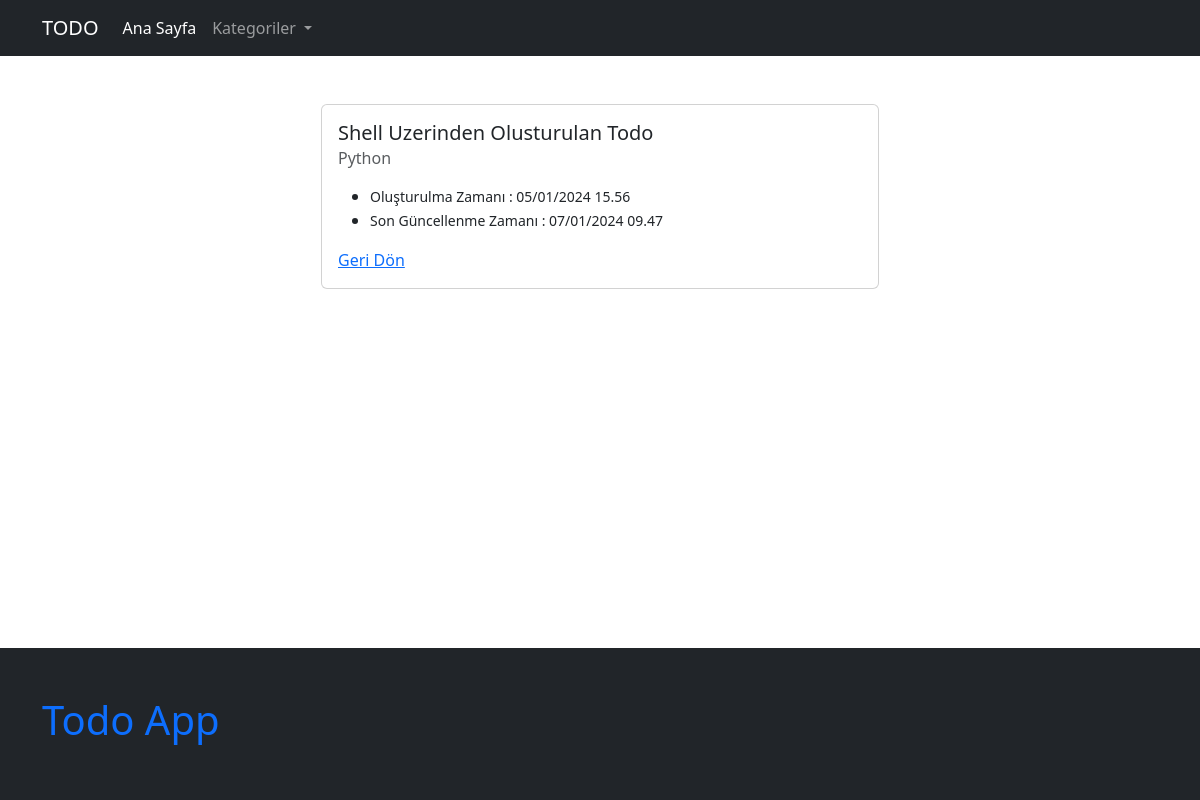
Screenshot of /todo/6/ with the database file from the repository.
### todo/models.py (models this page shows, shortened)
class Todo(models.Model):
    category = models.ForeignKey(
        Category,
        on_delete=models.SET_NULL,
        null=True,
    )  # SET_NULL dersek null=True ifadesini
    title = models.CharField(max_length=200)
    content = models.TextField(blank=True, null=True)
    is_active = models.BooleanField(default=False)
    created_at = models.DateTimeField(auto_now_add=True)
    updated_at = models.DateTimeField(auto_now=True)

class Category(models.Model):
    title = models.CharField(max_length=200)
    slug = AutoSlugField(populate_from="title", unique=True)
    is_active = models.BooleanField(default=False)
    def __str__(self):
        return self.title

### todo/views.py (the view)
# urls.py: path("todo/<int:id>/", todo_detail_view, name="todo_detail_view"),
def todo_detail_view(request, id):
    todo = get_object_or_404(Todo, pk=id)
    context = dict(
        todo=todo,
    )
    return render(request, "todo/todo_detail.html", context)

### config/project_context_processors.py (called while the page is built)
def global_category_context(request):
    return dict(global_categories=Category.objects.filter(is_active=True))

### todo/templates/todo/todo_detail.html (shortened to what this page needs)
{% extends 'core/base.html' %}
{% block container %}
<div class="col-sm-6 offset-sm-3">
    <div class="card">
        <div class="card-body">
            <h5 class="card-title">{{ todo.title }}</h5>
            <h6 class="card-subtitle mb-2 text-body-secondary">{{ todo.category }}</h6>
            <ul>
                <li><small>Oluşturulma Zamanı : {{ todo.created_at|date:"d/m/Y H.s" }}</small></li>
                <li><small>Son Güncellenme Zamanı : {{ todo.updated_at|date:"d/m/Y H.s" }}</small></li>
            </ul>
            <a href="/" class="card-link">Geri Dön</a>
        </div>
    </div>
</div>
{% endblock container %}

### rows the page displays
Todo: title "Shell Uzerinden Olusturulan Todo", category "Python", created_at "05/01/2024 15.56", updated_at "07/01/2024 09.47"
